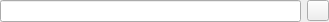
<?xml version="1.0" encoding="UTF-8"?>
<ui version="4.0">
 <class>FilePathInputWidget</class>
 <widget class="QWidget" name="FilePathInputWidget">
  <property name="geometry">
   <rect>
    <x>0</x>
    <y>0</y>
    <width>329</width>
    <height>20</height>
   </rect>
  </property>
  <property name="windowTitle">
   <string>Form</string>
  </property>
  <layout class="QHBoxLayout" name="horizontalLayout">
   <property name="leftMargin">
    <number>0</number>
   </property>
   <property name="topMargin">
    <number>0</number>
   </property>
   <property name="rightMargin">
    <number>0</number>
   </property>
   <property name="bottomMargin">
    <number>0</number>
   </property>
   <item>
    <widget class="QLineEdit" name="m_pathInput"/>
   </item>
   <item>
    <widget class="QToolButton" name="m_openFileButton">
     <property name="text">
      <string/>
     </property>
     <property name="icon">
      <iconset resource="../../LegacyResources/LegacyResources.qrc">
       <normaloff>:/icons/folder_out.png</normaloff>:/icons/folder_out.png</iconset>
     </property>
     <property name="iconSize">
      <size>
       <width>14</width>
       <height>14</height>
      </size>
     </property>
    </widget>
   </item>
  </layout>
 </widget>
 <resources>
  <include location="../../LegacyResources/LegacyResources.qrc"/>
 </resources>
 <connections/>
 <slots>
  <slot>OnOpenFileButtonClicked()</slot>
 </slots>
</ui>
